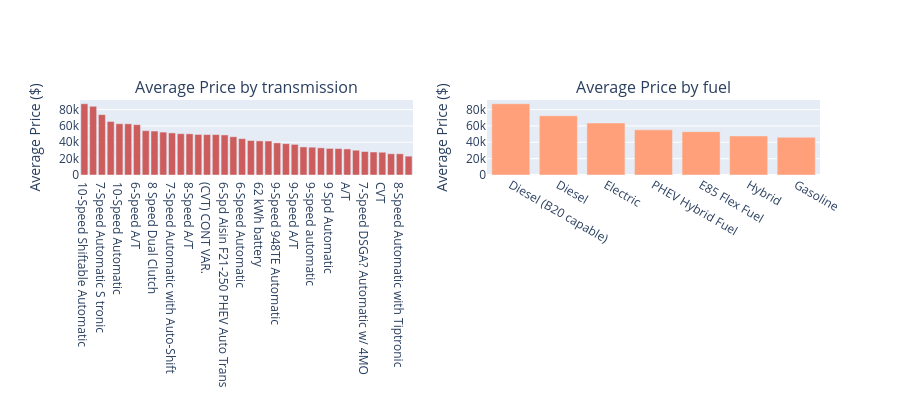

Here is the notebook cell this chart was saved with:
### Code cell
trans_col = [col for col in df.columns if 'transmission' in col.lower() or 'trans' in col.lower()][0] if any('transmission' in col.lower() or 'trans' in col.lower() for col in df.columns) else 'transmission'
                                                                                                            
fuel_col = [col for col in df.columns if 'fuel' in col.lower()][0] if any('fuel' in col.lower() for col in df.columns) else 'fuel_type'

fig = make_subplots(
    rows=1, cols=2, subplot_titles=(f"Average Price by {trans_col}", f"Average Price by {fuel_col}")
)

if trans_col in df.columns:
    trans_data = df.groupby(trans_col)[price_col].mean().reset_index().sort_values(price_col, ascending=False)
fig.add_trace(
        go.Bar(x=trans_data[trans_col], y=trans_data[price_col], name='Transmission',
               marker_color='indianred'),
        row=1, col=1
    )
if fuel_col in df.columns:
    fuel_data = df.groupby(fuel_col)[price_col].mean().reset_index().sort_values(price_col, ascending=False)
fig.add_trace(
        go.Bar(x=fuel_data[fuel_col], y=fuel_data[price_col], name='Fuel Type',
               marker_color='lightsalmon'),
        row=1, col=2
    )

fig.update_yaxes(title_text="Average Price ($)", row=1, col=1)
fig.update_yaxes(title_text="Average Price ($)", row=1, col=2)
fig.update_layout(height=400, showlegend=False)
fig.show()

print(f"\\n{trans_col.upper()} Breakdown:")
print(df[trans_col].value_counts())
print(f"\\n{fuel_col.upper()} Breakdown:")
print(df[fuel_col].value_counts())

### Figure 1 — Plotly figure (JSON) as saved in the notebook; plotly's stock layout.template omitted (floating-point values rounded to 4 significant figures)
{"data": [{"marker": {"color": "indianred"}, "name": "Transmission", "type": "bar", "x": ["10-Speed Shiftable Automatic", "Aisin 6-Speed Automatic", "7-Speed Automatic S tronic", "automatic w/paddle shifters", "10-Speed Automatic", "1-Speed Automatic", "6-Speed A/T", "Automatic", "8 Speed Dual Clutch", "9-Speed Automatic", "7-Speed Automatic with Auto-Shift", "10-Speed Automatic with Overdrive", "8-Speed A/T", "8-Speed Automatic", "(CVT) CONT VAR.", "8-Speed Automatic Sport", "6-Spd Aisin F21-250 PHEV Auto Trans", "Variable", "6-Speed Automatic", "1-Speed CVT with Overdrive", "62 kWh battery", "8-Speed Automatic with Auto-Shift", "9-Speed 948TE Automatic", "8-speed automatic", "9-Speed A/T", "6-SPEED AUTOMATIC", "9-speed automatic", "Automatic CVT", "9 Spd Automatic", "7-Speed DSG Automatic with Tiptronic", "A/T", "8-Speed Shiftable Automatic", "7-Speed DSGA? Automatic w/ 4MO", "6-Speed Automatic Electronic with Overdrive", "CVT", "6-Speed DCT Automatic", "8-Speed Automatic with Tiptronic", "CVT with Xtronic"], "xaxis": "x", "y": [87080.0, 83970.0, 73770.0, 65420.0, 62650.0, 62570.0, 61480.0, 54150.0, 53710.0, 52440.0, 51430.0, 50490.0, 50360.0, 49570.0, 49400.0, 49400.0, 48970.0, 46750.0, 44440.0, 42150.0, 41690.0, 41550.0, 39280.0, 38310.0, 37430.0, 34310.0, 34000.0, 33190.0, 32480.0, 32320.0, 31860.0, 30280.0, 28680.0, 28110.0, 27830.0, 25980.0, 25920.0, 23050.0], "yaxis": "y"}, {"marker": {"color": "lightsalmon"}, "name": "Fuel Type", "type": "bar", "x": ["Diesel (B20 capable)", "Diesel", "Electric", "PHEV Hybrid Fuel", "E85 Flex Fuel", "Hybrid", "Gasoline"], "xaxis": "x2", "y": [87080.0, 72440.0, 63630.0, 55190.0, 52980.0, 47770.0, 46070.0], "yaxis": "y2"}], "layout": {"annotations": [{"font": {"size": 16}, "showarrow": false, "text": "Average Price by transmission", "x": 0.225, "xanchor": "center", "xref": "paper", "y": 1, "yanchor": "bottom", "yref": "paper"}, {"font": {"size": 16}, "showarrow": false, "text": "Average Price by fuel", "x": 0.775, "xanchor": "center", "xref": "paper", "y": 1, "yanchor": "bottom", "yref": "paper"}], "height": 400, "showlegend": false, "xaxis": {"anchor": "y", "domain": [0, 0.45]}, "xaxis2": {"anchor": "y2", "domain": [0.55, 1]}, "yaxis": {"anchor": "x", "domain": [0, 1], "title": {"text": "Average Price ($)"}}, "yaxis2": {"anchor": "x2", "domain": [0, 1], "title": {"text": "Average Price ($)"}}}}
